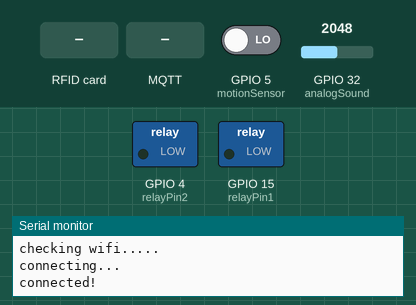
A sketch run on a simulated ESP32. On the bench: switched loads named in the sketch (green lamp = pin HIGH), the last lines printed to the serial monitor. The inputs (shaded band) are chosen by the test bench; at power-on: GPIO 5 (motionSensor) LOW, GPIO 32 (analogSound) = 2048. WiFi joins after 1.5 s; servers stay silent unless stated; no MQTT or app messages arrive unless stated.

Above: at 3.3 s.
3.4 s: RFID card 77 AB 4D 34 held to the reader
4.9 s: MQTT message "1" arrives on the second subscribed topic
At 6.3 s:
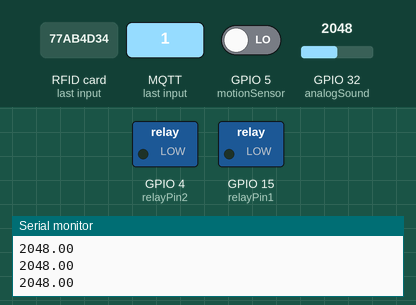
6.6 s: MQTT message "1" arrives on the third subscribed topic
At 7.2 s:
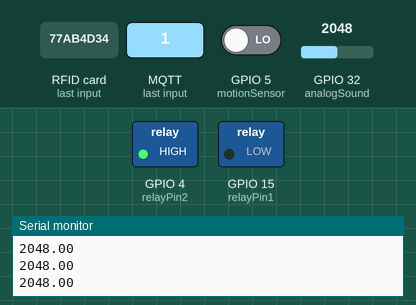
8.1 s: GPIO 5 (motionSensor) driven HIGH
At 9.3 s:
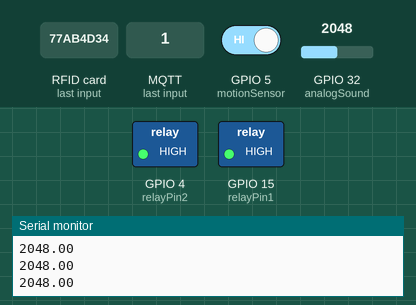
9.6 s: GPIO 5 (motionSensor) driven LOW
At 10.8 s:
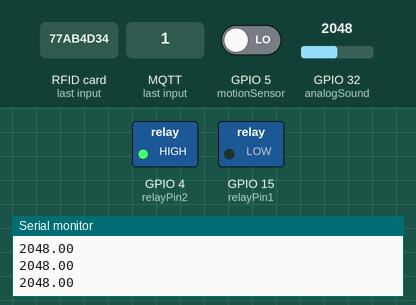
11.1 s: RFID card 5E 7A 19 C4 held to the reader
Timing chart, 0 to 13.6 s (numbered marks = the images above; inputs shaded):
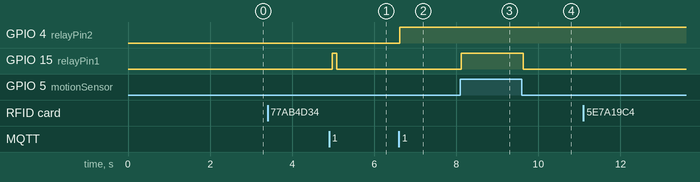

Measured:
- after the input at 4.9 s, GPIO 15 (relayPin1): LOW → HIGH after 0.08 s, → LOW 0.10 s later
- after the input at 6.6 s, GPIO 4 (relayPin2): LOW → HIGH at once
- after the input at 8.1 s, GPIO 15 (relayPin1): LOW → HIGH at once
- after the input at 9.6 s, GPIO 15 (relayPin1): HIGH → LOW at once

The sketch:

selenoid.ino
```cpp
#include <WiFi.h>
#include <MQTT.h>
#include <SPI.h>
#include <MFRC522.h>

#define timeSeconds 10

const char ssid[] = "YOUR WIFI NAME";
const char pass[] = "YOUR PASSWORD";

const int RST_PIN = 22; // Reset pin
const int SS_PIN = 21; // Slave select pin //MISO
const int relayPin1 = 15;
const int relayPin2 = 4;
const int motionSensor = 5;
const int analogSound = 32;

int pirState = LOW;
int clap = 0;
long detection_range_start = 0;
long detection_range = 0;
boolean status_lights = false;

String pesan="Access Denied";

WiFiClient net;
MQTTClient client;
MFRC522 mfrc522(SS_PIN, RST_PIN);

void connect() {
  Serial.print("checking wifi...");
  while (WiFi.status() != WL_CONNECTED) {
    Serial.print(".");
    delay(1000);
  }

  Serial.print("\nconnecting...");
  while (!client.connect("Selenoid", "YOUR MQTT USERNAME", "YOUR MQTT PASSWORD")) { //client_id, username, password
    Serial.print(".");
    delay(1000);
  }

  Serial.println("\nconnected!");

  client.subscribe("/setSystem");
  client.subscribe("/selenoid");
  client.subscribe("/clapon");
}

void cardReader(){
  String uid;
  String temp;
  for(int i=0;i<4;i++){
    if(mfrc522.uid.uidByte[i]<0x10){
      temp = "0" + String(mfrc522.uid.uidByte[i],HEX);
    }else {
      temp = String(mfrc522.uid.uidByte[i],HEX);
    }
    if(i==3){
      uid =  uid + temp;
    }else {
      uid =  uid + temp+ " ";
    }
  }
  Serial.println("UID "+uid);
  String grantedAccess = "77 ab 4d 34"; //Akses RFID yang ditunjuk
  grantedAccess.toLowerCase();

  if (uid == grantedAccess) {
     if(pesan == "Access Denied"){
      Serial.println("Access Granted");
      client.publish("/getSystem", "1");
      pesan = "Access Granted";
     }
  }else{
    Serial.println("Access Denied");
    client.publish("/getSystem", "0");
    pesan = "Access Denied";
    client.publish("/relay", "Tertutup");
    client.publish("/lockstatus", "0");
    client.publish("/lampu", "Mati");
    client.publish("/clapstatus", "0");
  }
  Serial.println("\n");
  mfrc522.PICC_HaltA();
}

void messageReceived(String &topic, String &payload) {
  if(topic =="/setSystem"){
    if(payload == "1"){
      pesan = "Access Granted";
    }else{
      pesan = "Access Denied";
      client.publish("/relay", "Tertutup");
      client.publish("/lockstatus", "0");
      client.publish("/lampu", "Mati");
      client.publish("/clapstatus", "0");
    }
  }
  if(pesan == "Access Granted"){
    if(topic =="/selenoid"){
      if(payload == "1"){
        client.publish("/relay", "Terbuka");
        digitalWrite(relayPin1, HIGH);
      }else{
        client.publish("/relay", "Tertutup");
        digitalWrite(relayPin1, LOW);
      }
    }else if(topic =="/clapon"){
      if(payload == "1"){
        client.publish("/lampu", "Menyala");
        digitalWrite(relayPin2, HIGH);
      }else{
        client.publish("/lampu", "Mati");
        digitalWrite(relayPin2, LOW);
      }
    }
    Serial.println("incoming: " + topic + " - " + payload);
  }
}

void pirSensor(){
  if(digitalRead(motionSensor)){
    client.publish("/relay", "Terbuka");
    client.publish("/lockstatus", "1");
    digitalWrite(relayPin1, HIGH);
  }else{
    client.publish("/relay", "Tertutup");
    client.publish("/lockstatus", "0");
    digitalWrite(relayPin1, LOW);
  }
}

void soundSensor(){

}


void setup() {
  // put your setup code here, to run once:
  Serial.begin(115200);
  WiFi.begin(ssid, pass);

  pinMode(relayPin1, OUTPUT);
  digitalWrite(relayPin1, LOW);
  pinMode(relayPin2, OUTPUT);
  digitalWrite(relayPin2, LOW);
  pinMode(motionSensor, INPUT);
  pinMode(analogSound, INPUT);

  while (!Serial); // Do nothing if no serial port is opened (added for Arduinos based on ATMEGA32U4)
  SPI.begin(); // Init SPI bus
  mfrc522.PCD_Init(); // Init MFRC522
  mfrc522.PCD_DumpVersionToSerial(); // Show details of PCD - MFRC522 Card Reader details

  client.begin("broker.shiftr.io", net);
  client.onMessage(messageReceived);
  connect();

  client.publish("/getSystem", "0");
  client.publish("/relay", "Tertutup");
  client.publish("/lockstatus", "0");
  client.publish("/lampu", "Mati");
  client.publish("/clapstatus", "0");
}

void loop() {
  client.loop();
  delay(100);

  if (!client.connected()) {
    connect();
  }

  if(pesan == "Access Granted"){
    pirSensor();
    float Analog = analogRead(analogSound);
    if(Analog>1000){
      if(clap == 0){
        detection_range = millis();
        detection_range_start = detection_range;
        clap++;
      }else if (clap > 0 && millis()-detection_range >= 50){
        detection_range = millis();
        clap++;
      }
    }
    Serial.println (Analog);
    if (millis()-detection_range_start >= 400){
      if (clap == 2){
        if (!status_lights){
          status_lights = true;
          client.publish("/lampu", "Menyala");
          client.publish("/clapstatus", "1");
          digitalWrite(relayPin2, HIGH);
        }else if (status_lights){
          status_lights = false;
          client.publish("/lampu", "Mati");
          client.publish("/clapstatus", "0");
          digitalWrite(relayPin2, LOW);
        }
       }
       clap = 0;
    }
  }

  if ( ! mfrc522.PICC_IsNewCardPresent()) {
  return;
  }

  // Select one of the cards
  if ( ! mfrc522.PICC_ReadCardSerial()) {
    return;
  }

  cardReader();
}
```
